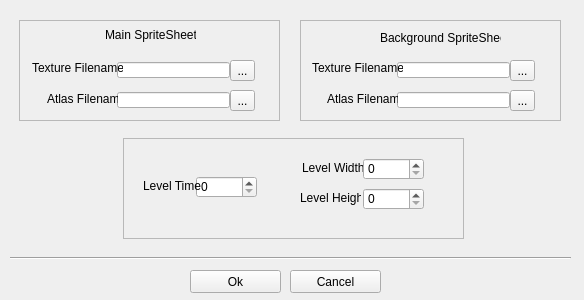
<?xml version="1.0" encoding="UTF-8"?>
<ui version="4.0">
 <class>NewLevelForm</class>
 <widget class="QWidget" name="NewLevelForm">
  <property name="geometry">
   <rect>
    <x>0</x>
    <y>0</y>
    <width>584</width>
    <height>300</height>
   </rect>
  </property>
  <property name="windowTitle">
   <string>Form</string>
  </property>
  <widget class="QToolButton" name="toolButton">
   <property name="geometry">
    <rect>
     <x>230</x>
     <y>60</y>
     <width>25</width>
     <height>21</height>
    </rect>
   </property>
   <property name="text">
    <string>...</string>
   </property>
  </widget>
  <widget class="QLineEdit" name="lineEdit">
   <property name="geometry">
    <rect>
     <x>117</x>
     <y>62</y>
     <width>113</width>
     <height>16</height>
    </rect>
   </property>
  </widget>
  <widget class="QToolButton" name="toolButton_2">
   <property name="geometry">
    <rect>
     <x>230</x>
     <y>90</y>
     <width>25</width>
     <height>21</height>
    </rect>
   </property>
   <property name="text">
    <string>...</string>
   </property>
  </widget>
  <widget class="QLineEdit" name="lineEdit_2">
   <property name="geometry">
    <rect>
     <x>117</x>
     <y>92</y>
     <width>113</width>
     <height>16</height>
    </rect>
   </property>
  </widget>
  <widget class="QLabel" name="label">
   <property name="geometry">
    <rect>
     <x>32</x>
     <y>60</y>
     <width>91</width>
     <height>16</height>
    </rect>
   </property>
   <property name="text">
    <string>Texture Filename</string>
   </property>
  </widget>
  <widget class="QLabel" name="label_2">
   <property name="geometry">
    <rect>
     <x>47</x>
     <y>91</y>
     <width>71</width>
     <height>16</height>
    </rect>
   </property>
   <property name="text">
    <string>Atlas Filename</string>
   </property>
  </widget>
  <widget class="QPushButton" name="pushButton">
   <property name="geometry">
    <rect>
     <x>290</x>
     <y>270</y>
     <width>91</width>
     <height>23</height>
    </rect>
   </property>
   <property name="text">
    <string>Cancel</string>
   </property>
  </widget>
  <widget class="QPushButton" name="pushButton_2">
   <property name="geometry">
    <rect>
     <x>190</x>
     <y>270</y>
     <width>91</width>
     <height>23</height>
    </rect>
   </property>
   <property name="text">
    <string>Ok</string>
   </property>
  </widget>
  <widget class="QSpinBox" name="spinBox">
   <property name="geometry">
    <rect>
     <x>196</x>
     <y>176</y>
     <width>61</width>
     <height>22</height>
    </rect>
   </property>
   <property name="maximum">
    <number>1000</number>
   </property>
  </widget>
  <widget class="QLabel" name="label_3">
   <property name="geometry">
    <rect>
     <x>143</x>
     <y>178</y>
     <width>61</width>
     <height>16</height>
    </rect>
   </property>
   <property name="text">
    <string>Level Time</string>
   </property>
  </widget>
  <widget class="QSpinBox" name="spinBox_2">
   <property name="geometry">
    <rect>
     <x>363</x>
     <y>158</y>
     <width>61</width>
     <height>22</height>
    </rect>
   </property>
   <property name="maximum">
    <number>10000</number>
   </property>
  </widget>
  <widget class="QSpinBox" name="spinBox_3">
   <property name="geometry">
    <rect>
     <x>363</x>
     <y>188</y>
     <width>61</width>
     <height>22</height>
    </rect>
   </property>
   <property name="maximum">
    <number>10000</number>
   </property>
  </widget>
  <widget class="QLabel" name="label_4">
   <property name="geometry">
    <rect>
     <x>302</x>
     <y>160</y>
     <width>61</width>
     <height>16</height>
    </rect>
   </property>
   <property name="text">
    <string>Level Width</string>
   </property>
  </widget>
  <widget class="QLabel" name="label_5">
   <property name="geometry">
    <rect>
     <x>300</x>
     <y>190</y>
     <width>61</width>
     <height>16</height>
    </rect>
   </property>
   <property name="text">
    <string>Level Height</string>
   </property>
  </widget>
  <widget class="QFrame" name="frame">
   <property name="geometry">
    <rect>
     <x>123</x>
     <y>138</y>
     <width>341</width>
     <height>101</height>
    </rect>
   </property>
   <property name="frameShape">
    <enum>QFrame::StyledPanel</enum>
   </property>
   <property name="frameShadow">
    <enum>QFrame::Raised</enum>
   </property>
  </widget>
  <widget class="Line" name="line">
   <property name="geometry">
    <rect>
     <x>10</x>
     <y>250</y>
     <width>561</width>
     <height>16</height>
    </rect>
   </property>
   <property name="orientation">
    <enum>Qt::Horizontal</enum>
   </property>
  </widget>
  <widget class="QLineEdit" name="lineEdit_3">
   <property name="geometry">
    <rect>
     <x>397</x>
     <y>92</y>
     <width>113</width>
     <height>16</height>
    </rect>
   </property>
  </widget>
  <widget class="QLineEdit" name="lineEdit_4">
   <property name="geometry">
    <rect>
     <x>397</x>
     <y>62</y>
     <width>113</width>
     <height>16</height>
    </rect>
   </property>
  </widget>
  <widget class="QToolButton" name="toolButton_3">
   <property name="geometry">
    <rect>
     <x>510</x>
     <y>60</y>
     <width>25</width>
     <height>21</height>
    </rect>
   </property>
   <property name="text">
    <string>...</string>
   </property>
  </widget>
  <widget class="QLabel" name="label_6">
   <property name="geometry">
    <rect>
     <x>327</x>
     <y>91</y>
     <width>71</width>
     <height>16</height>
    </rect>
   </property>
   <property name="text">
    <string>Atlas Filename</string>
   </property>
  </widget>
  <widget class="QLabel" name="label_7">
   <property name="geometry">
    <rect>
     <x>312</x>
     <y>60</y>
     <width>91</width>
     <height>16</height>
    </rect>
   </property>
   <property name="text">
    <string>Texture Filename</string>
   </property>
  </widget>
  <widget class="QToolButton" name="toolButton_4">
   <property name="geometry">
    <rect>
     <x>510</x>
     <y>90</y>
     <width>25</width>
     <height>21</height>
    </rect>
   </property>
   <property name="text">
    <string>...</string>
   </property>
  </widget>
  <widget class="QFrame" name="frame_2">
   <property name="geometry">
    <rect>
     <x>19</x>
     <y>20</y>
     <width>261</width>
     <height>101</height>
    </rect>
   </property>
   <property name="frameShape">
    <enum>QFrame::StyledPanel</enum>
   </property>
   <property name="frameShadow">
    <enum>QFrame::Raised</enum>
   </property>
   <widget class="QFrame" name="frame_3">
    <property name="geometry">
     <rect>
      <x>0</x>
      <y>0</y>
      <width>261</width>
      <height>101</height>
     </rect>
    </property>
    <property name="frameShape">
     <enum>QFrame::StyledPanel</enum>
    </property>
    <property name="frameShadow">
     <enum>QFrame::Raised</enum>
    </property>
    <widget class="QLabel" name="label_8">
     <property name="geometry">
      <rect>
       <x>86</x>
       <y>7</y>
       <width>91</width>
       <height>16</height>
      </rect>
     </property>
     <property name="text">
      <string>Main SpriteSheet</string>
     </property>
    </widget>
   </widget>
  </widget>
  <widget class="QFrame" name="frame_4">
   <property name="geometry">
    <rect>
     <x>300</x>
     <y>20</y>
     <width>261</width>
     <height>101</height>
    </rect>
   </property>
   <property name="frameShape">
    <enum>QFrame::StyledPanel</enum>
   </property>
   <property name="frameShadow">
    <enum>QFrame::Raised</enum>
   </property>
   <widget class="QLabel" name="label_9">
    <property name="geometry">
     <rect>
      <x>80</x>
      <y>10</y>
      <width>121</width>
      <height>16</height>
     </rect>
    </property>
    <property name="text">
     <string>Background SpriteSheet</string>
    </property>
   </widget>
  </widget>
  <zorder>frame_4</zorder>
  <zorder>frame_2</zorder>
  <zorder>frame</zorder>
  <zorder>toolButton</zorder>
  <zorder>lineEdit</zorder>
  <zorder>toolButton_2</zorder>
  <zorder>lineEdit_2</zorder>
  <zorder>label</zorder>
  <zorder>label_2</zorder>
  <zorder>pushButton</zorder>
  <zorder>pushButton_2</zorder>
  <zorder>spinBox</zorder>
  <zorder>label_3</zorder>
  <zorder>spinBox_2</zorder>
  <zorder>spinBox_3</zorder>
  <zorder>label_4</zorder>
  <zorder>label_5</zorder>
  <zorder>line</zorder>
  <zorder>lineEdit_3</zorder>
  <zorder>lineEdit_4</zorder>
  <zorder>toolButton_3</zorder>
  <zorder>label_6</zorder>
  <zorder>label_7</zorder>
  <zorder>toolButton_4</zorder>
 </widget>
 <resources/>
 <connections/>
</ui>
